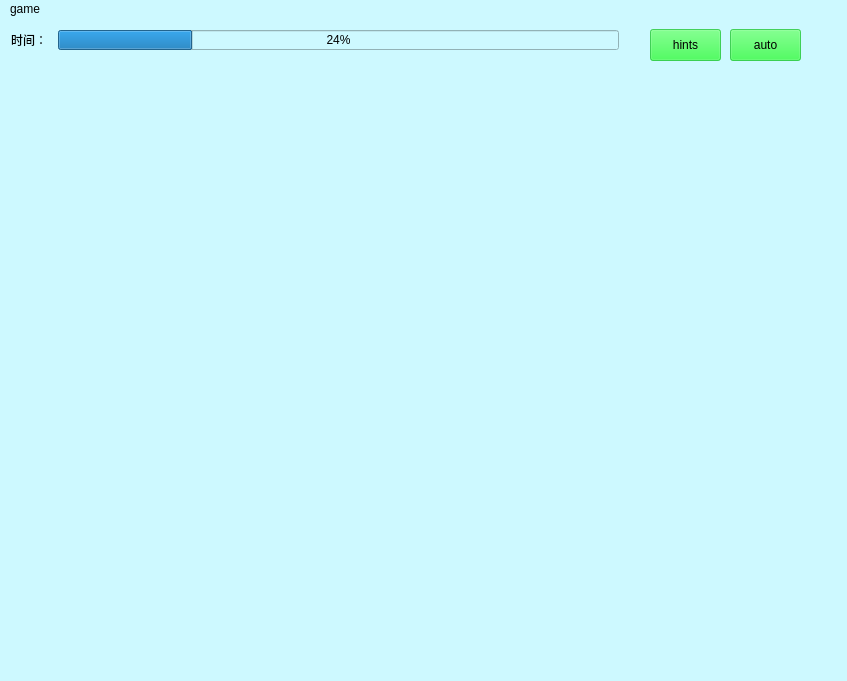
<?xml version="1.0" encoding="UTF-8"?>
<ui version="4.0">
 <class>MainGameWindow</class>
 <widget class="QMainWindow" name="MainGameWindow">
  <property name="geometry">
   <rect>
    <x>0</x>
    <y>0</y>
    <width>847</width>
    <height>681</height>
   </rect>
  </property>
  <property name="windowTitle">
   <string>MainGameWindow</string>
  </property>
  <property name="styleSheet">
   <string notr="true">background-color: rgb(205, 249, 255);</string>
  </property>
  <widget class="QWidget" name="centralWidget">
   <widget class="QProgressBar" name="timeBar">
    <property name="geometry">
     <rect>
      <x>58</x>
      <y>11</y>
      <width>561</width>
      <height>20</height>
     </rect>
    </property>
    <property name="value">
     <number>24</number>
    </property>
   </widget>
   <widget class="QLabel" name="label">
    <property name="geometry">
     <rect>
      <x>11</x>
      <y>11</y>
      <width>39</width>
      <height>19</height>
     </rect>
    </property>
    <property name="text">
     <string>时间：</string>
    </property>
   </widget>
   <widget class="QPushButton" name="hintBtn">
    <property name="geometry">
     <rect>
      <x>650</x>
      <y>10</y>
      <width>71</width>
      <height>32</height>
     </rect>
    </property>
    <property name="styleSheet">
     <string notr="true">background-color: rgba(11, 255, 36, 161);</string>
    </property>
    <property name="text">
     <string>hints</string>
    </property>
   </widget>
   <widget class="QPushButton" name="robot_btn">
    <property name="geometry">
     <rect>
      <x>730</x>
      <y>10</y>
      <width>71</width>
      <height>32</height>
     </rect>
    </property>
    <property name="styleSheet">
     <string notr="true">background-color: rgba(11, 255, 36, 161);</string>
    </property>
    <property name="text">
     <string>auto</string>
    </property>
   </widget>
  </widget>
  <widget class="QMenuBar" name="menuBar">
   <property name="geometry">
    <rect>
     <x>0</x>
     <y>0</y>
     <width>847</width>
     <height>22</height>
    </rect>
   </property>
   <widget class="QMenu" name="menuGame">
    <property name="title">
     <string>game</string>
    </property>
    <addaction name="actionBasic"/>
    <addaction name="actionMedium"/>
    <addaction name="actionHard"/>
   </widget>
   <addaction name="menuGame"/>
  </widget>
  <action name="actionBasic">
   <property name="text">
    <string>basic</string>
   </property>
  </action>
  <action name="actionMedium">
   <property name="text">
    <string>medium</string>
   </property>
  </action>
  <action name="actionHard">
   <property name="text">
    <string>hard</string>
   </property>
  </action>
 </widget>
 <layoutdefault spacing="6" margin="11"/>
 <resources/>
 <connections/>
</ui>
